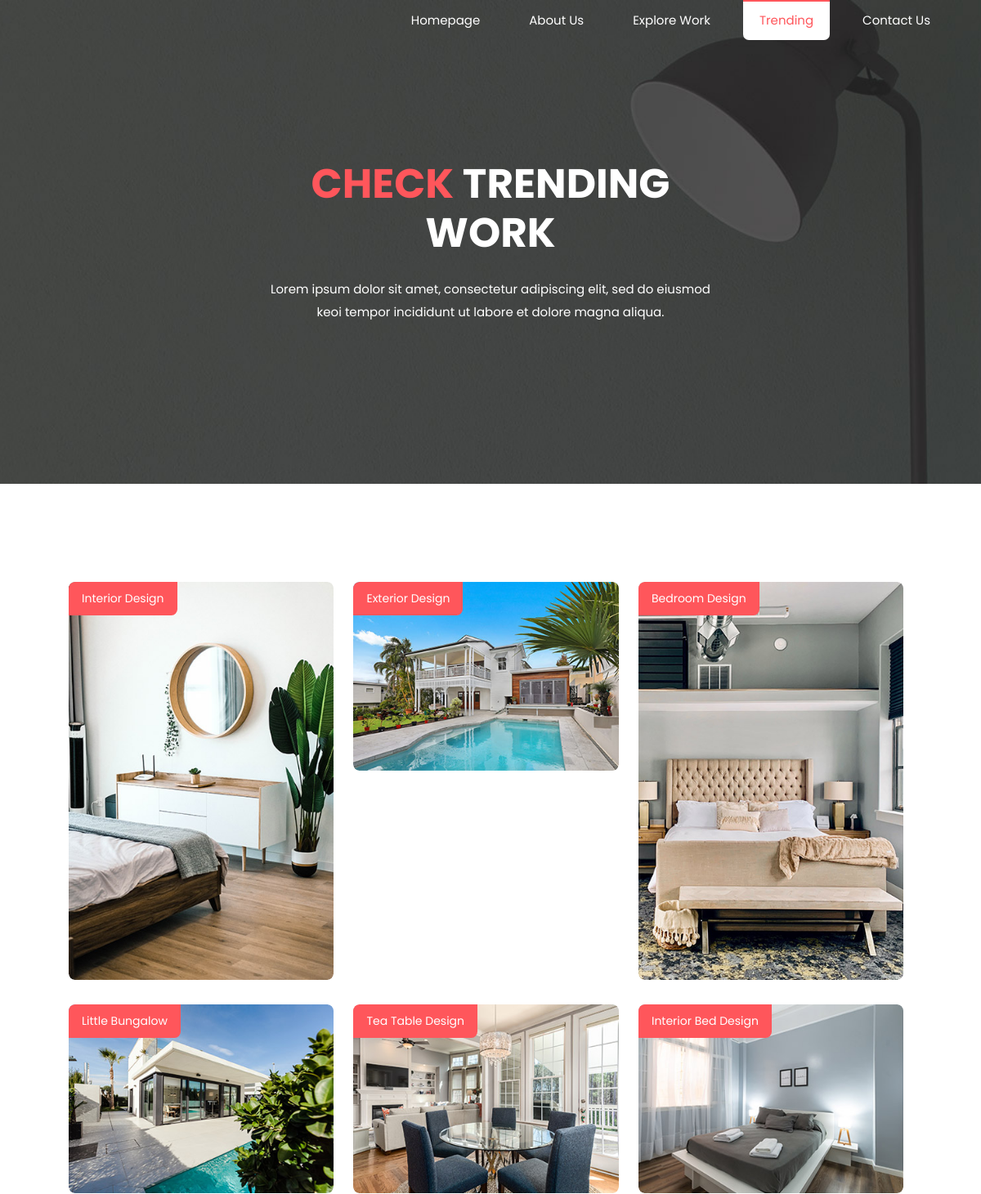
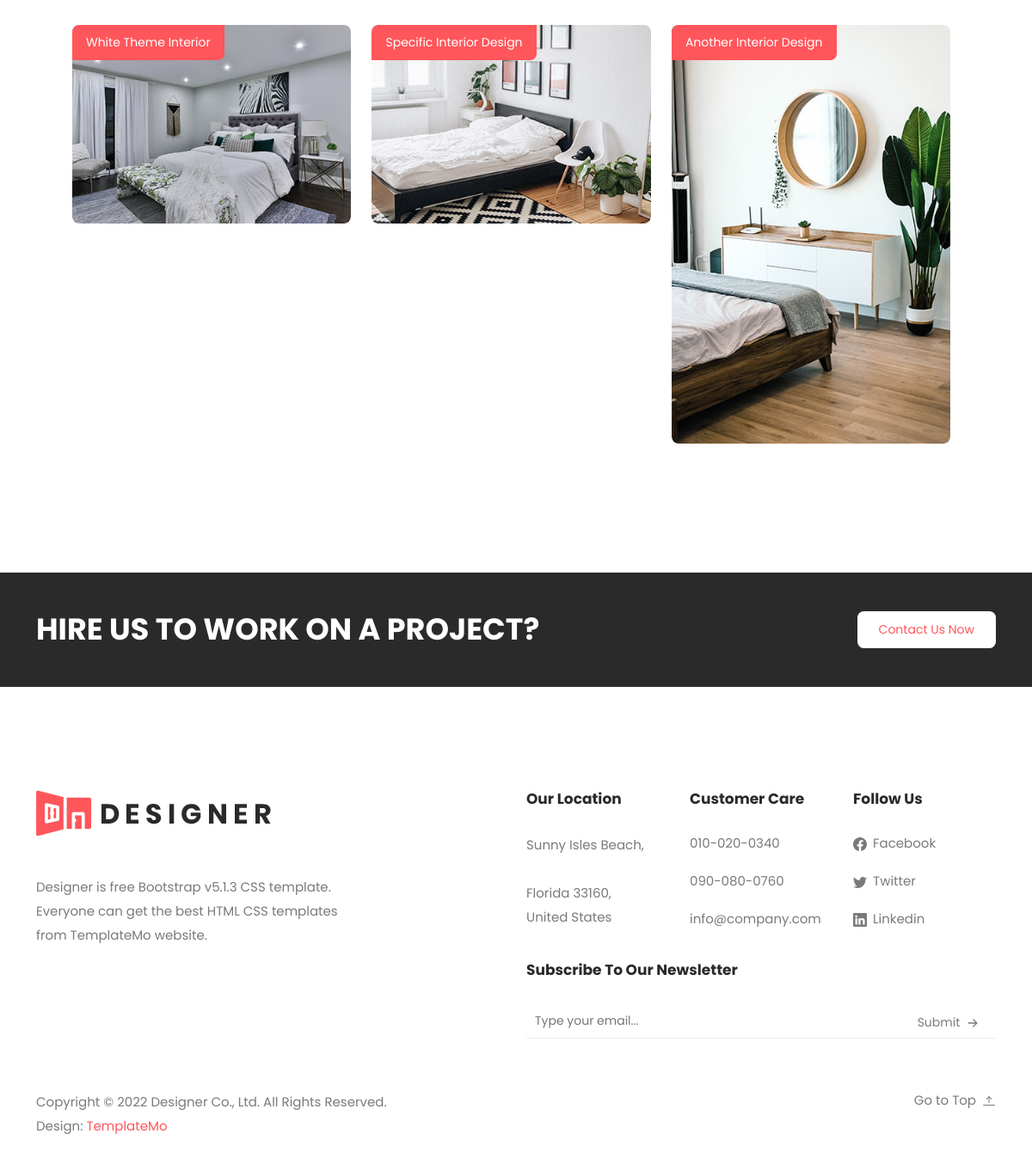
The page /trending/ on the database its author committed (2 pictures, top to bottom).
### main/models.py (models this page shows, shortened)
class TrendingPage(models.Model):
    nameH2 = models.CharField('Trending name', max_length=250)
    nameH1 = models.CharField('About Trending', max_length=250)
    img = models.ImageField('Trending page image', upload_to='media')
    class Meta:
        verbose_name = 'TrendingPage'
        verbose_name_plural = 'TrendingPages'

### main/views.py (the view)
# urls.py: path('trending/', TrendingPageListView.as_view(), name='trending'),
class TrendingPageListView(ListView):
    template_name = 'trending.html'
    def get(self, request):
        trendingPages = TrendingPage.objects.all()
        return render(request, self.template_name, {
            'trendingPages':trendingPages,
        })

### main/templates/trending.html (shortened to what this page needs)
{% extends 'base.html' %}
{% load static %}
{% block css %}
     <link href="{% static 'css/bootstrap.min.css' %}" rel="stylesheet">
     <link rel="stylesheet" href="{% static 'css/fontawesome.css' %}">
     <link rel="stylesheet" href="{% static 'css/templatemo-572-designer.css' %}">
     <link rel="stylesheet" href="{% static 'css/owl.css' %}">
     <link rel="stylesheet" href="{% static 'css/animate.css' %}">
     <link rel="stylesheet"href="https://unpkg.com/swiper@7/swiper-bundle.min.css"/>
{% endblock %}
{% block menu %}
  <header id="#top">
      <nav class="main-navigation navbar navbar-expand-lg navbar-light">
          <div class="container">
            <div class="collapse navbar-collapse" id="navbarNav">
              <ul class="navbar-nav">
                <li class="nav-item">
                  <a class="nav-link" href="{% url 'index' %}">Homepage</a>
                </li>
                <li class="nav-item">
                  <a class="nav-link" href="{% url 'about' %}">About Us</a>
                </li>
                <li class="nav-item">
                  <a class="nav-link" href="{% url 'explore' %}">Explore Work</a>
                </li>
                <li class="nav-item">
                  <a class="nav-link active" href="{% url 'trending' %}">Trending</a>
                </li>
                <li class="nav-item">
                  <a class="nav-link" href="{% url 'contact' %}">Contact Us</a>
                </li>
              </ul>
            </div>
          </div>
      </nav>
    </header>
{% endblock %}
{% block content %}
    <div class="page-banner change-name">
        <div class="container">
            <div class="row">
                <div class="col-lg-6 offset-lg-3">
                    <div class="header-text">
                        <h2><em>Check</em> Trending Work</h2>
                        <p>Lorem ipsum dolor sit amet, consectetur adipiscing elit, sed do eiusmod keoi tempor incididunt ut labore et dolore magna aliqua.</p>
                    </div>
                </div>
            </div>
        </div>
    </div>
    <section class="trending-page">
        <div class="container expanded">
            <div class="col-lg-12">
                <div class="row grid">
                    {% for j in trendingPages %}
                    <div class="grid-item">
                        <div class="trending-item">
                            <div class="thumb">
                                <span class="banner">{{ j.nameH2 }}</span>
                                <img src="{{ j.img.url }}" alt="">
                            </div>
                        </div>
                    </div>
                    {% endfor %}
                </div>
            </div>
        </div>
    </section>
    <section class="call-to-action">
        <div class="container">
            <div class="row">
                <div class="col-lg-8">
                    <h2>Hire us to Work on a Project?</h2>
                </div>
                <div class="col-lg-4">
                    <div class="white-button">
                        <a href="#">Contact Us Now</a>
                    </div>
                </div>
            </div>
        </div>
    </section>
    {% endblock %}

### main/templates/base.html (shortened to what this page needs)
{% load static %}
<!DOCTYPE html>
<html lang="en">
  <head>
    {% block css %}{% endblock %}
  </head>
<body>
  {% block menu %}{% endblock %}
{% block content %}{% endblock %}
<footer>
    <div class="container">
        <div class="row">
            <div class="col-lg-4">
                <div class="about-widget">
                    <img src="assets/images/footer-logo.png" alt="designer template by TemplateMo">
                    <p>Designer is free Bootstrap v5.1.3 CSS template. Everyone can get the best HTML CSS templates from TemplateMo website.</p>
                </div>
            </div>
            <div class="col-lg-2 offset-lg-2">
                <div class="location-widget">
                    <h4>Our Location</h4>
                    <p>Sunny Isles Beach, <br><br>Florida 33160, <br>United States</p>
                </div>
            </div>
            <div class="col-lg-2">
                <div class="customer-care">
                    <h4>Customer Care</h4>
                    <ul class="info">
                        <li><a href="#">010-020-0340</a></li>
                        <li><a href="#">090-080-0760</a></li>
                        <li><a href="#">info@company.com</a></li>
                    </ul>
                </div>
            </div>
            <div class="col-lg-2">
                <div class="follow-us">
                    <h4>Follow Us</h4>
                    <ul class="social-links">
                        <li>
                            <a href="#">
                                Facebook
                            </a>
                        </li>
                        <li>
                            <a href="#">
                                Twitter
                            </a>
                        </li>
                        <li>
                            <a href="#">
                                Linkedin
                            </a>
                        </li>
                    </ul>
                </div>
            </div>
            <div class="col-lg-6 offset-lg-6">
                <h4>Subscribe To Our Newsletter</h4>
                <form id="subscribe" action="" method="get">
                    <div class="row">
                        <div class="col-lg-12">
                            <input name="email" type="text" id="email" pattern="[^ @]*@[^ @]*" placeholder="Type your email..." required="">
                            <button type="submit" id="form-submit" class="text-button ">
                                Submit
                                <svg xmlns="http://www.w3.org/2000/svg" width="22" height="22" fill="currentColor" class="bi bi-arrow-right-short" viewBox="0 0 16 16">
                                    <path fill-rule="evenodd" d="M4 8a.5.5 0 0 1 .5-.5h5.793L8.146 5.354a.5.5 0 1 1 .708-.708l3 3a.5.5 0 0 1 0 .708l-3 3a.5.5 0 0 1-.708-.708L10.293 8.5H4.5A.5.5 0 0 1 4 8z"/>
                                </svg>
                            </button>
                        </div>
                    </div>
                </form>
            </div>
            <div class="col-lg-12">
                <div class="sub-footer">
                    <div class="row">
                        <div class="col-lg-6">
                            <p>Copyright © 2022 Designer Co., Ltd. All Rights Reserved.
                            <br>Design: <a rel="sponsored" href="https://templatemo.com" target="_blank">TemplateMo</a></p>
                        </div>
                        <div class="col-lg-6">
                            <a href="#top" class="scroll-to-top">
                                Go to Top
                            </a>
                        </div>
                    </div>
                </div>
            </div>
        </div>
    </div>
</footer>
</body>
</html>

### rows shown on the page
TrendingPage: nameH2 "Interior Design", img (picture)
TrendingPage: nameH2 "Exterior Design", img (picture)
TrendingPage: nameH2 "Bedroom Design", img (picture)
TrendingPage: nameH2 "Little Bungalow", img (picture)
TrendingPage: nameH2 "Tea Table Design", img (picture)
TrendingPage: nameH2 "Interior Bed Design", img (picture)
TrendingPage: nameH2 "White Theme Interior", img (picture)
TrendingPage: nameH2 "Specific Interior Design", img (picture)
TrendingPage: nameH2 "Another Interior Design", img (picture)
